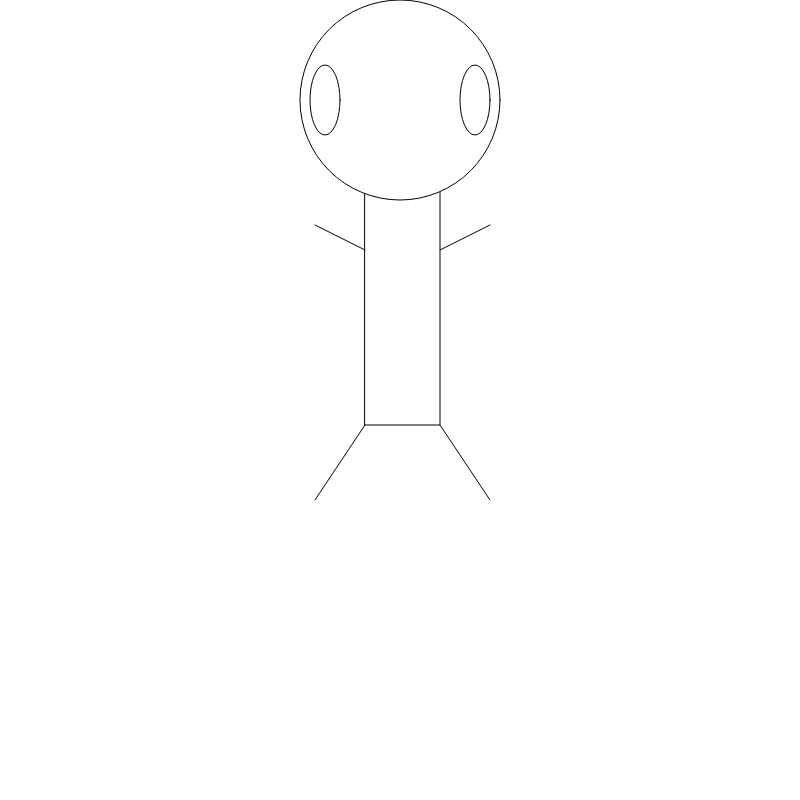
Frame 1 (no input)
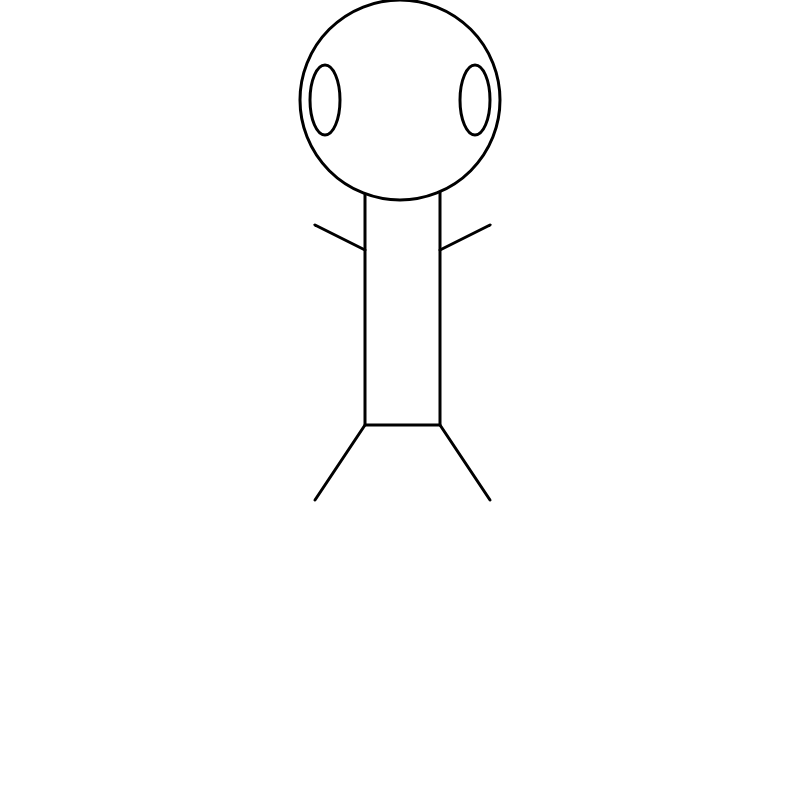
Frame 60 (no input)
Frame 120 (the mouse pressed at the canvas centre since frame 60): identical to frame 60, image omitted

The p5.js sketch that drew these frames (run headless with seeded random() and noise() and a simulated clock; from frame 60 on, the mouse is pressed at the canvas centre):

// p5.js sketch
// ── sketch.js
function setup() {
  createCanvas(800, 800);
}

function draw() {
  background(255);

  // Body
  fill('white');
  rect(365, 175, 75, 250);

  // Head
  circle(400,100,200);

  // Eyes
  ellipse(325, 100, 30, 70);
  ellipse(475, 100, 30, 70);

  // Arms
  line(365, 250, 315, 225);
  line(440, 250, 490, 225);

  // Legs
  line(365, 425, 315, 500);
  line(440, 425, 490, 500);

  // Name
  textSize(30);
  textStyle(BOLD);
  text('Hendrik-Jan van der Meer', 225, 550);

  // Thickness of the lines
  strokeWeight(3);


}
